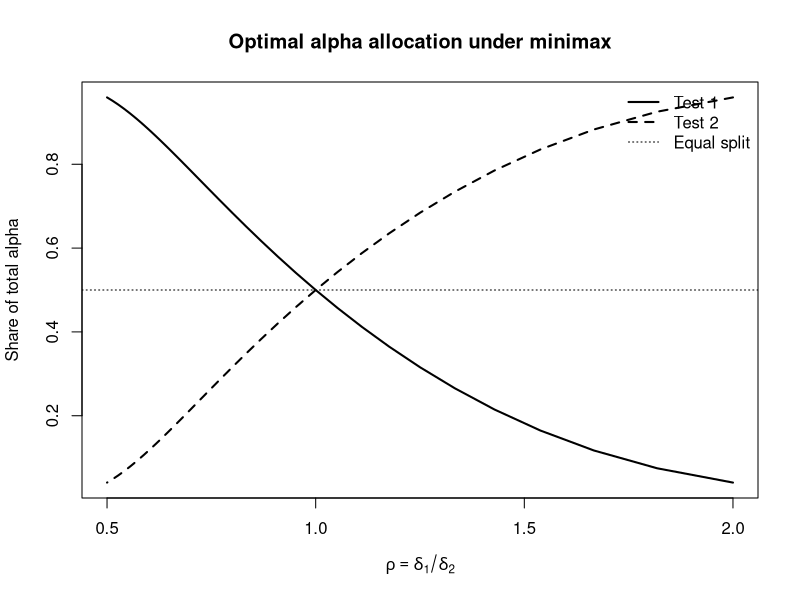
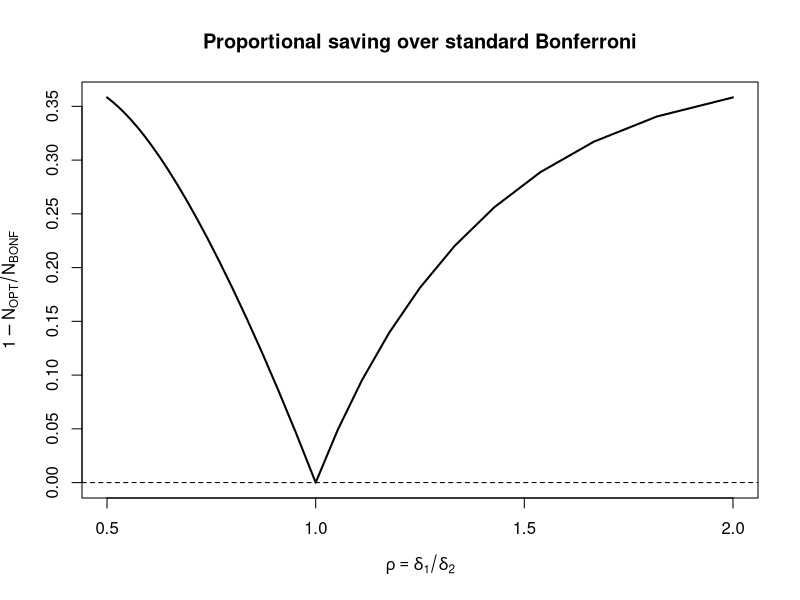
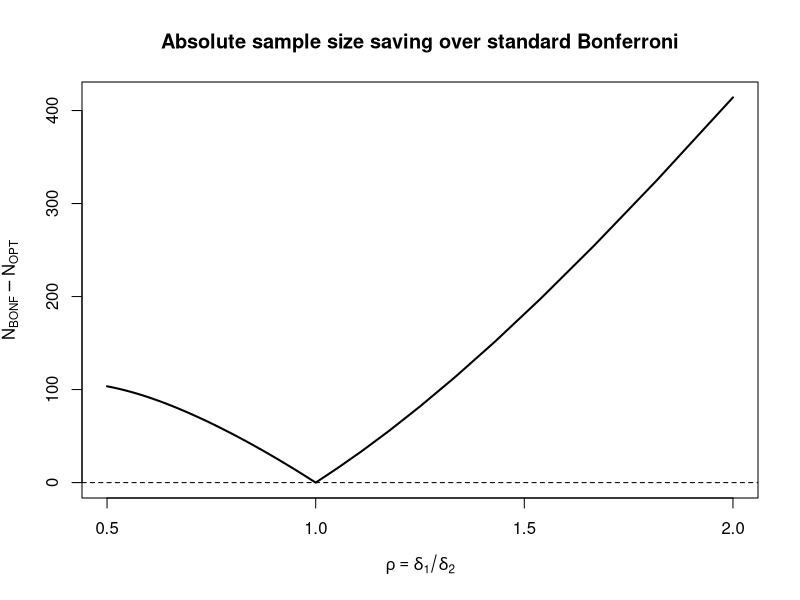
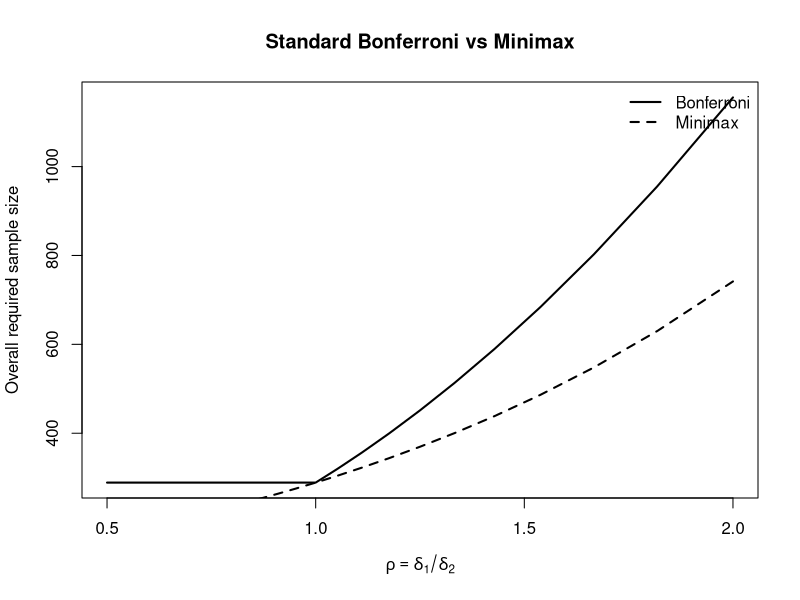

Here is the R script that generated these plots, in order:
## ---- chunk 1
# Load package
library(nleqslv)

# Sample size calculation
SampleSize <- function(alpha, beta, delta) {
  ((qnorm(alpha) + qnorm(beta)) / delta)^2}
## ---- chunk 2
# Standard Bonferroni error spending
BonfErrorSpending <- function(alpha, beta, delta) {
  d <- length(delta)
  
  alpha.bonf <- rep(alpha / d, d)
  beta.bonf <- rep(beta / d, d)
  n.bonf <- SampleSize(alpha.bonf, beta.bonf, delta)
  
  data.frame(alpha.bonf, beta.bonf, n.bonf)}
## ---- chunk 3
# Proportionate error spending
PropErrorSpending <- function(alpha, beta, delta) {
  f.alpha <- function(C) {
    alpha - sum(pnorm(-C * delta))}
  
  f.beta <- function(C) {
    beta - sum(pnorm(-C * delta))}
  
  k <- length(delta)
  C.upperbound <- (qnorm(1 - alpha / k) + qnorm(1 - beta / k)) / min(delta)
  
  C.alpha <- uniroot(f.alpha, c(0, C.upperbound), tol = 10^(-10))$root
  C.beta <- uniroot(f.beta, c(0, C.upperbound), tol = 10^(-10))$root
  
  alpha.prop <- pnorm(-C.alpha * delta)
  beta.prop <- pnorm(-C.beta * delta)
  n.prop <- SampleSize(alpha.prop, beta.prop, delta)
  
  data.frame(alpha.prop, beta.prop, n.prop)}
## ---- chunk 4
# Minimax optimal error spending

OptErrorSpending <- function(alpha, beta, delta) {
  f.alpha <- function(CN) {
    C <- CN[1]
    N <- CN[2]
    alpha - sum(pnorm(-(delta^2 * N + C) / (2 * delta * sqrt(N))))}
  
  f.beta <- function(CN) {
    C <- CN[1]
    N <- CN[2]
    beta - sum(pnorm(-(delta^2 * N - C) / (2 * delta * sqrt(N))))}
  
  f.both <- function(CN) {
    c(f.alpha(CN), f.beta(CN))}
  
  prop.result <- PropErrorSpending(alpha, beta, delta)
  
  N.init <- prop.result$n.prop[1]
  C.init <- (prop.result$alpha.prop[1])^2 - (prop.result$beta.prop[1])^2
  
  CN <- nleqslv(c(C.init, N.init), f.both)$x
  
  C <- CN[1]
  N <- CN[2]
  
  alpha.opt <- pnorm(-(delta^2 * N + C) / (2 * delta * sqrt(N)))
  beta.opt <- pnorm(-(delta^2 * N - C) / (2 * delta * sqrt(N)))
  n.opt <- SampleSize(alpha.opt, beta.opt, delta)
  
  data.frame(alpha.opt, beta.opt, n.opt)}
## ---- chunk 5
# Helper function for the poster table
PosterTable <- function(alpha, beta, delta) {
  bonf <- BonfErrorSpending(alpha, beta, delta)
  prop <- PropErrorSpending(alpha, beta, delta)
  opt <- OptErrorSpending(alpha, beta, delta)
  
  data.frame(
    Method = c("Bonferroni", "Proportionate", "Minimax"),
    Overall_N = c(max(bonf$n.bonf), max(prop$n.prop), max(opt$n.opt)),
    Alpha_1 = c(bonf$alpha.bonf[1], prop$alpha.prop[1], opt$alpha.opt[1]),
    Alpha_2 = c(bonf$alpha.bonf[2], prop$alpha.prop[2], opt$alpha.opt[2]),
    Beta_1 = c(bonf$beta.bonf[1], prop$beta.prop[1], opt$beta.opt[1]),
    Beta_2 = c(bonf$beta.bonf[2], prop$beta.prop[2], opt$beta.opt[2]))}
## ---- chunk 6
# Worked example table
alpha.example <- 0.05
beta.example <- 0.15
delta.example <- c(0.54, 0.21)

poster.table.example <- PosterTable(alpha.example, beta.example, delta.example)
poster.table.example
## ---- chunk 7
# Main two-endpoint simulation study
alpha <- 0.05
beta <- 0.15

delta1 <- 0.20
delta2.values <- seq(0.10, 0.40, by = 0.01)

results <- data.frame()

for (i in 1:length(delta2.values)) {
  delta2 <- delta2.values[i]
  delta <- c(delta1, delta2)
  
  bonf <- BonfErrorSpending(alpha, beta, delta)
  prop <- PropErrorSpending(alpha, beta, delta)
  opt <- OptErrorSpending(alpha, beta, delta)
  
   results <- rbind(
    results,
    data.frame(
      delta1 = delta1,
      delta2 = delta2,
      ratio_12 = delta1 / delta2,
      ratio_21 = delta2 / delta1,
      
      alpha1.bonf = bonf$alpha.bonf[1],
      alpha2.bonf = bonf$alpha.bonf[2],
      beta1.bonf = bonf$beta.bonf[1],
      beta2.bonf = bonf$beta.bonf[2],
      
      alpha1.prop = prop$alpha.prop[1],
      alpha2.prop = prop$alpha.prop[2],
      beta1.prop = prop$beta.prop[1],
      beta2.prop = prop$beta.prop[2],
      
      alpha1.opt = opt$alpha.opt[1],
      alpha2.opt = opt$alpha.opt[2],
      beta1.opt = opt$beta.opt[1],
      beta2.opt = opt$beta.opt[2],
      
      alpha1.share.opt = opt$alpha.opt[1] / alpha,
      alpha2.share.opt = opt$alpha.opt[2] / alpha,
      beta1.share.opt = opt$beta.opt[1] / beta,
      beta2.share.opt = opt$beta.opt[2] / beta,
      
      N.bonf = max(bonf$n.bonf),
      N.prop = max(prop$n.prop),
      N.opt = max(opt$n.opt),
      
      abs.saving = max(bonf$n.bonf) - max(opt$n.opt),
      prop.saving = 1 - max(opt$n.opt) / max(bonf$n.bonf),
      ratio.saving = max(bonf$n.bonf) / max(opt$n.opt)))}
## ---- chunk 8
# Figure 1: Optimal alpha allocation under minimax
plot(results$ratio_12, results$alpha1.share.opt,
     type = "l", lwd = 2,
     xlab = expression(rho == delta[1] / delta[2]),
     ylab = "Share of total alpha",
     main = "Optimal alpha allocation under minimax")

lines(results$ratio_12, results$alpha2.share.opt, lwd = 2, lty = 2)
abline(h = 0.5, lty = 3)

legend("topright",
       legend = c("Test 1", "Test 2", "Equal split"),
       lty = c(1, 2, 3),
       lwd = c(2, 2, 1),
       bty = "n")
## ---- chunk 9
# Figure 2: Proportional saving over standard Bonferroni
plot(results$ratio_12, results$prop.saving,
     type = "l", lwd = 2,
     xlab = expression(rho == delta[1] / delta[2]),
     ylab = expression(1 - N[OPT] / N[BONF]),
     main = "Proportional saving over standard Bonferroni")

abline(h = 0, lty = 2)
## ---- chunk 10
# Figure 3: Absolute sample size saving over standard Bonferroni
plot(results$ratio_12, results$abs.saving,
     type = "l", lwd = 2,
     xlab = expression(rho == delta[1] / delta[2]),
     ylab = expression(N[BONF] - N[OPT]),
     main = "Absolute sample size saving over standard Bonferroni")

abline(h = 0, lty = 2)
## ---- chunk 11
# Figure 4: Standard Bonferroni vs Minimax
plot(results$ratio_12, results$N.bonf,
     type = "l", lwd = 2,
     xlab = expression(rho == delta[1] / delta[2]),
     ylab = "Overall required sample size",
     main = "Standard Bonferroni vs Minimax")

lines(results$ratio_12, results$N.opt, lwd = 2, lty = 2)

legend("topright",
       legend = c("Bonferroni", "Minimax"),
       lty = c(1, 2),
       lwd = c(2, 2),
       bty = "n")
## ---- chunk 12
# Summary table for selected effect size ratios
summary.results <- subset(
  results,
  round(ratio_12, 2) %in% c(0.50, 0.75, 1.00, 1.25, 1.50, 2.00)
)[
  , c("delta1", "delta2", "ratio_12", "N.bonf", "N.prop", "N.opt",
      "abs.saving", "prop.saving",
      "alpha1.share.opt", "alpha2.share.opt",
      "beta1.share.opt", "beta2.share.opt")]

summary.results
